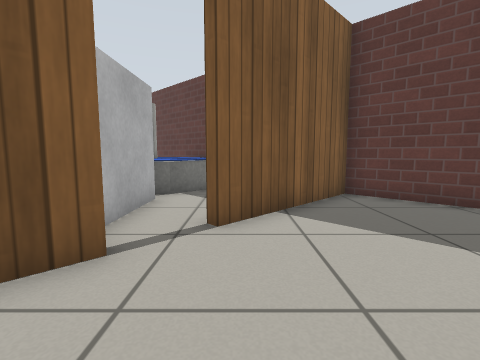
[1] (above)

18 first-person views from a walk through a robot-simulator world made for Gazebo. The camera is 0.64 m above the floor, tilts 6° down and sees 85° across. The lines on the ground mark 1 m squares. The floor is counted in squares, 0.5 m on a side. Each view is taken from the middle of a square. On the plan, view 1 faces up. The plan holds only what a view shows up to about 12 squares ahead; the rest is blank. Robots are left out. Simple patterns stand in for the simulator's built-in surfaces. Simple shapes stand in for some stock models. Some surface patterns are stand-ins.

[2]
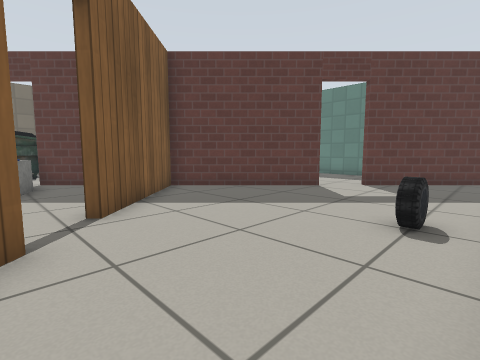

[3]
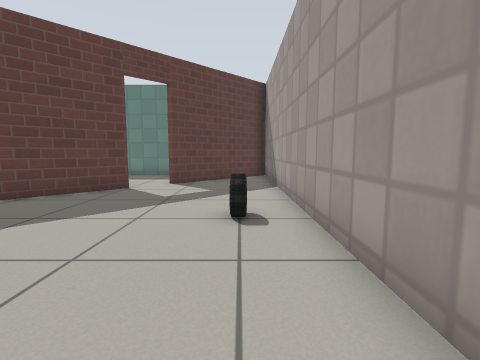

[4]
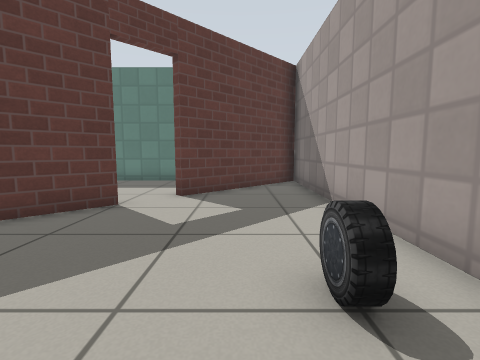

[5]
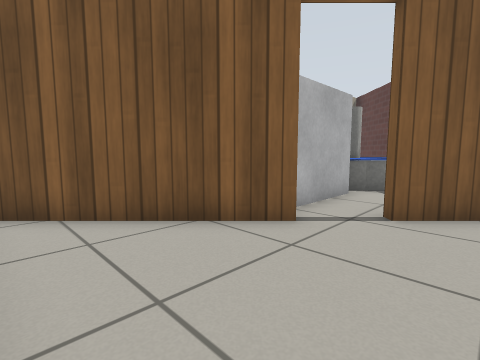

[6]
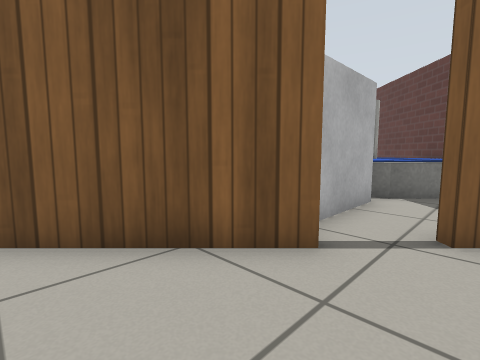

[7]
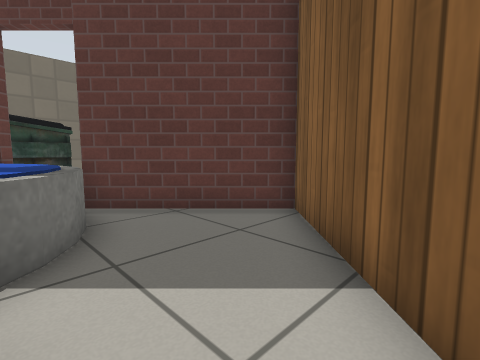

[8]
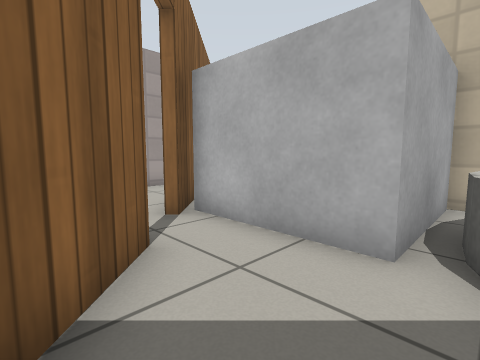

[9]
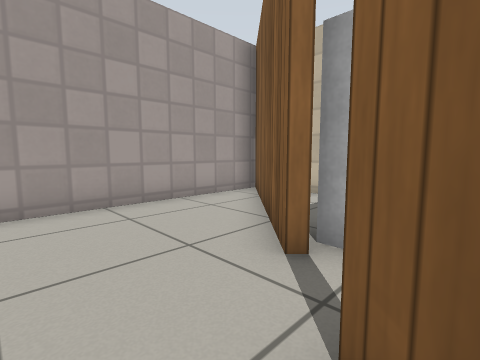

[10]
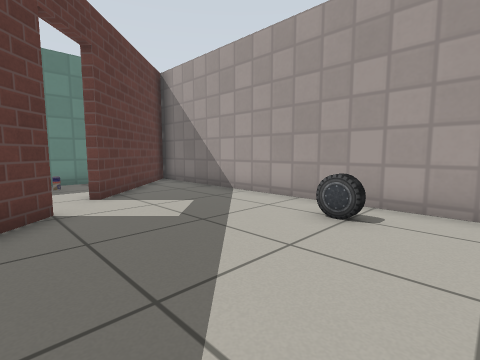

[11]
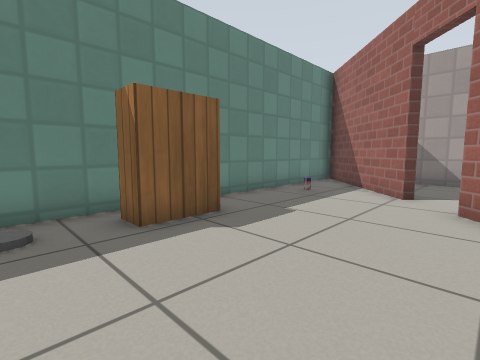

[12]
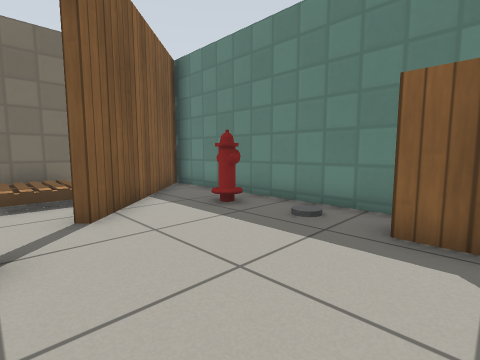

[13]
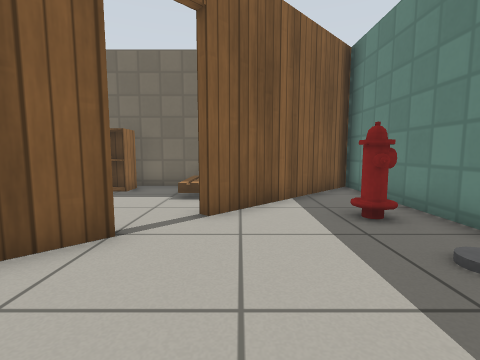

[14]
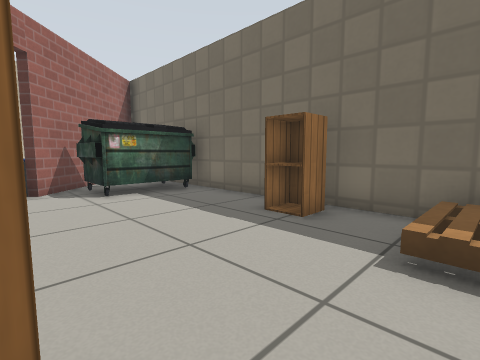

[15]
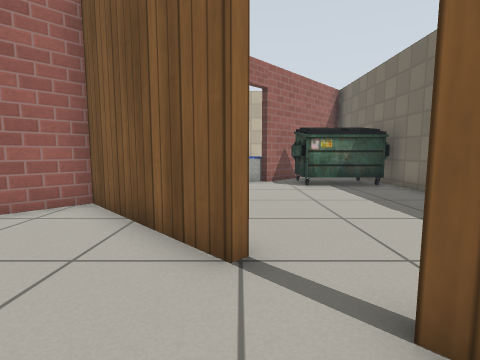

[16]
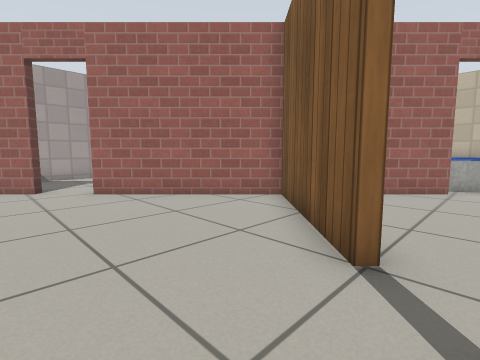

[17]
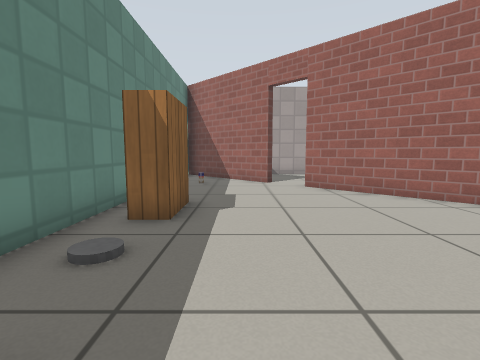

[18]
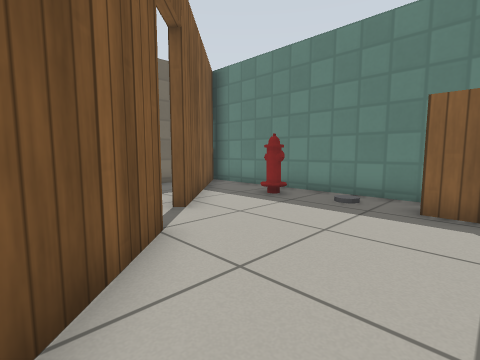

### Floor plan
Ten units are one square. View 1 is at (0, 0); x grows to the right and y downward. Boxes are objects, and circles mark ways between rooms. Rooms are numbered by the first view taken in them; rooms with no view inside come last. Other rooms are left out.
<svg viewBox="-70 -183 205 202">
<path fill="none" stroke="#000" d="M74 -39 33 -81 -4 -44M-19 -34 -17 -31 -62 14 128 14 86 -27M-64 -77 -64 -71M-4 -44 -6 -46 31 -83 -4 -117M-20 -133 -30 -144M-32 -20 -19 -34M71 -119 35 -83 76 -41M88 -29 125 7M130 4 130 -178 84 -132 81 -134"/>
<rect x="25" y="-5" width="10" height="10" fill="#bbb"><title>car</title></rect>
<rect x="-65" y="-75" width="40" height="10" fill="#bbb"><title>other object</title></rect>
<rect x="-45" y="-135" width="40" height="60" fill="#bbb"><title>fountain</title></rect>
<rect x="-35" y="-35" width="10" height="10" fill="#bbb"><title>other object</title></rect>
<rect x="115" y="-35" width="10" height="10" fill="#bbb"><title>other object</title></rect>
<rect x="115" y="-95" width="10" height="20" fill="#bbb"><title>bookshelf</title></rect>
<rect x="115" y="-135" width="10" height="10" fill="#bbb"><title>fire hydrant</title></rect>
<circle cx="-10" cy="-40" r="3" fill="#2a7"/>
<circle cx="83" cy="-33" r="3" fill="#2a7"/>
<text x="30" y="-10">1</text>
<text x="-30" y="-80">2</text>
<text x="100" y="-90">3</text>
</svg>
Room 1 opens to room 2. Room 1 opens to room 3.

Where each view was taken, in squares from view 1:
view 1: 0 up, 0 right, facing up
view 2: 1 down, 2 left, facing up-right
view 3: 0 up, 2 left, facing right
view 4: 1 up, 1 right, facing right
view 5: 1 down, 1 right, facing up-left
view 6: 0 up, 0 right, facing up-left
view 7: 5 up, 2 left, facing up-right
view 8: 8 up, 1 right, facing down-left
view 9: 5 up, 1 right, facing down-left
view 10: 5 up, 1 right, facing down-right
view 11: 11 up, 7 right, facing down-right
view 12: 8 up, 7 right, facing up-right
view 13: 8 up, 9 right, facing up
view 14: 12 up, 8 right, facing up-left
view 15: 12 up, 10 right, facing left
view 16: 13 up, 10 right, facing down-left
view 17: 14 up, 10 right, facing down
view 18: 8 up, 5 right, facing up-right
